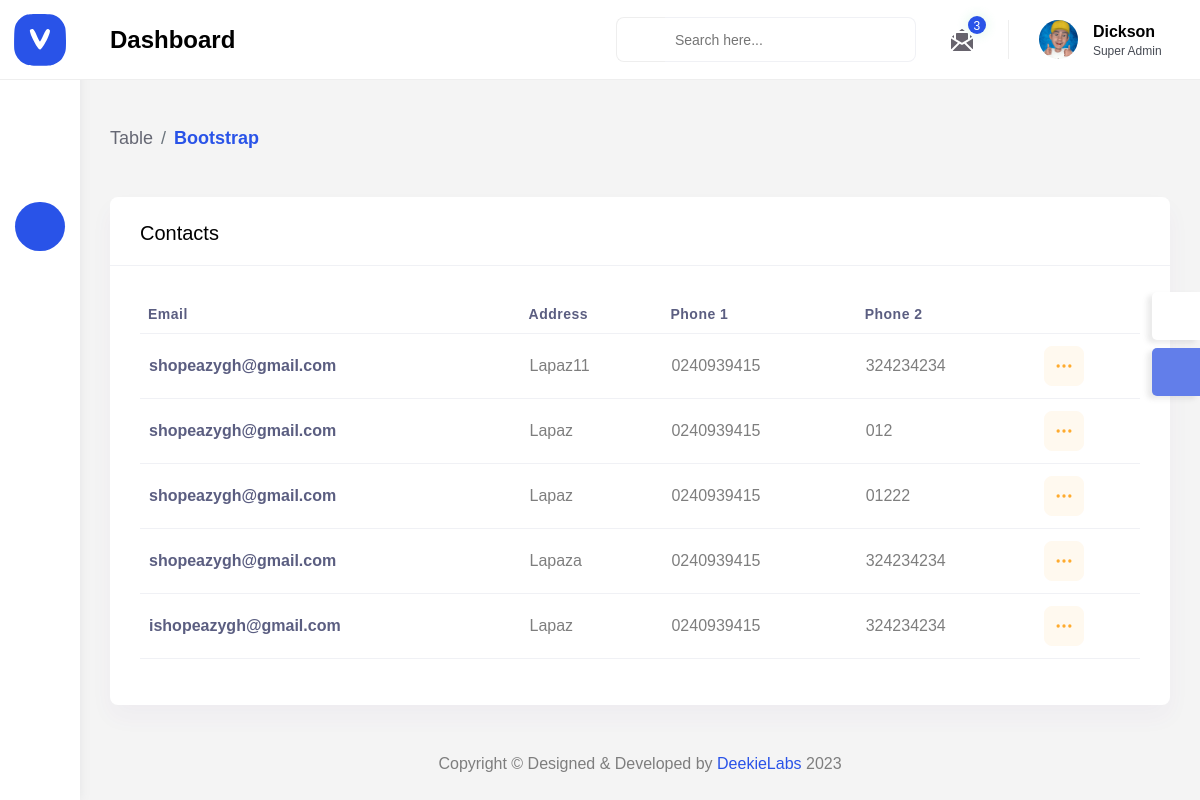
The page /dashboard/contact/view/ (signed in) on the database as committed earlier.
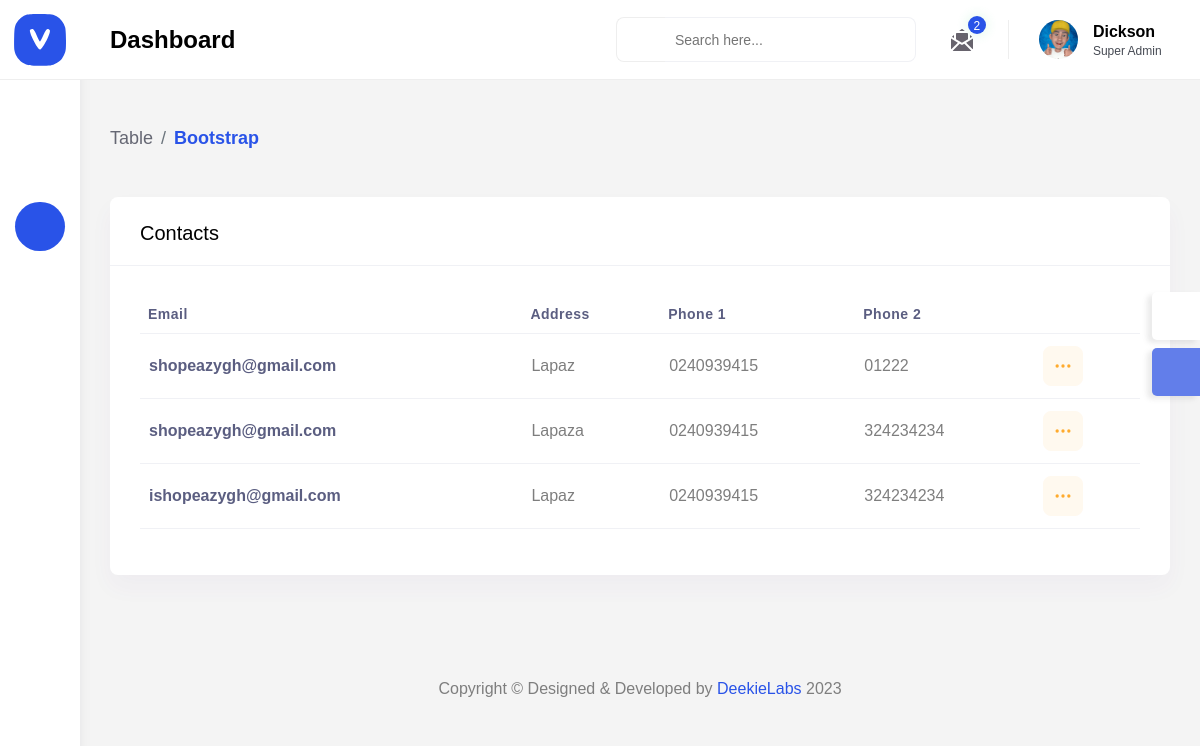
The same page on the database as committed later.
### main/models.py (models this page shows, shortened)
class ContactDetails(models.Model):
    address = models.CharField(max_length=150)
    phone = models.CharField(max_length=150)
    phone_2 = models.CharField(max_length=150)
    email = models.EmailField(max_length=254)
    id = models.UUIDField(default=uuid.uuid4, unique=True,
                          primary_key=True, editable=False)

### dashboard/views.py (the view)
# urls.py: path('contact/view/', views.viewContact, name="view-contact"),
@login_required(login_url="login")
def viewContact(request):
    user_messages = UserContact.objects.all()
    contacts = ContactDetails.objects.all()
    context = {
        'contacts':contacts,
        'user_messages':user_messages
    }
    return render(request, 'dashboard/contact/view-contact.html', context)

### dashboard/templates/dashboard/contact/view-contact.html (shortened to what this page needs)
{% extends 'layouts/admin.html' %}
{% load static %}
{% block content %}
        <div class="content-body">
            <div class="container-fluid">
                <div class="page-titles">
					<ol class="breadcrumb">
						<li class="breadcrumb-item"><a href="javascript:void(0)">Table</a></li>
						<li class="breadcrumb-item active"><a href="javascript:void(0)">Bootstrap</a></li>
					</ol>
                </div>
                <div class="row">
                    <div class="col-lg-12">
                        <div class="card">
                            <div class="card-header">
                                <h4 class="card-title">Contacts</h4>
                            </div>
                            <div class="card-body">
                                <div class="table-responsive">
                                    <table class="table table-responsive-md">
                                        <thead>
                                            <tr>
                                                <th><strong>Email</strong></th>
                                                <th><strong>Address</strong></th>
                                                <th><strong>Phone 1</strong></th>
                                                <th><strong>Phone 2</strong></th>
                                                <th></th>
                                            </tr>
                                        </thead>
                                        <tbody>
                                            {% for contact in contacts %}
                                                <tr>
                                                <td><strong>{{contact.email}}</strong></td>
                                                <td>{{contact.address}}</td>
                                                <td>{{contact.phone}}</td>
                                                <td>{{contact.phone_2}}</td>
                                                <td>
													<div class="dropdown">
														<button type="button" class="btn btn-warning light sharp" data-bs-toggle="dropdown">
														</button>
													</div>
												</td>
                                            </tr>
                                            {% endfor %}
                                        </tbody>
                                    </table>
                                </div>
                            </div>
                        </div>
                    </div>
                </div>
            </div>
        </div>
{% endblock content %}

Rows that differ between the two databases and show on the page:
removed ContactDetails: email "shopeazygh@gmail.com", address "Lapaz11", phone "0240939415", phone_2 "324234234"
removed ContactDetails: email "shopeazygh@gmail.com", address "Lapaz", phone "0240939415", phone_2 "012"
Other text that changed with them:
{{ user_messages.count }}: "3" → "2"
